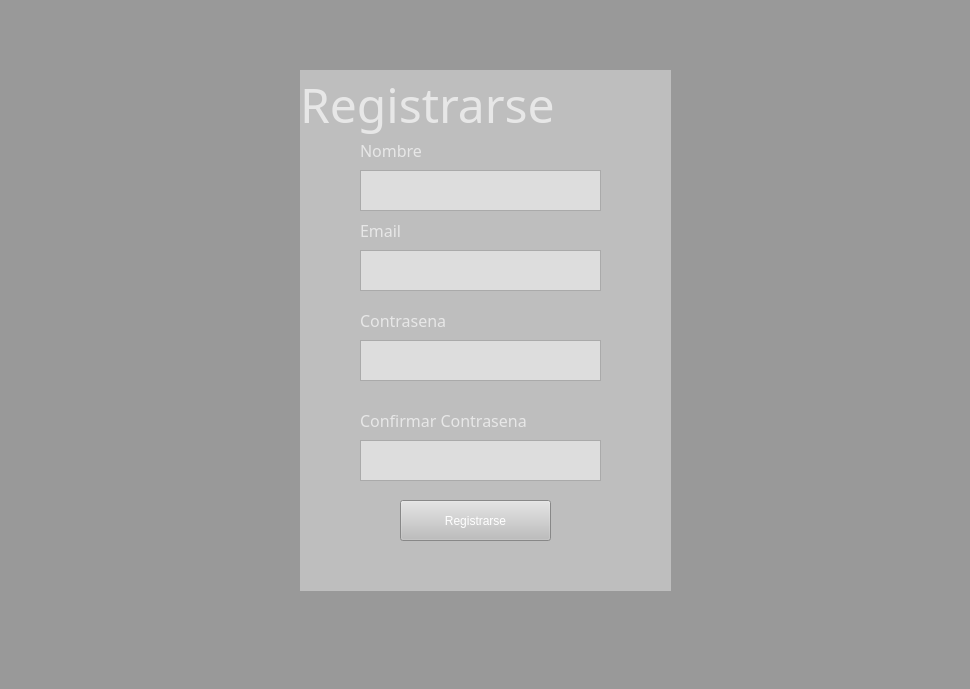
<?xml version="1.0" encoding="UTF-8"?>
<ui version="4.0">
 <class>MainWindow</class>
 <widget class="QMainWindow" name="MainWindow">
  <property name="geometry">
   <rect>
    <x>0</x>
    <y>0</y>
    <width>970</width>
    <height>689</height>
   </rect>
  </property>
  <property name="windowTitle">
   <string>MainWindow</string>
  </property>
  <property name="styleSheet">
   <string notr="true">background-color: rgb(153, 153, 153);</string>
  </property>
  <widget class="QWidget" name="centralwidget">
   <widget class="QWidget" name="widget" native="true">
    <property name="geometry">
     <rect>
      <x>300</x>
      <y>130</y>
      <width>371</width>
      <height>461</height>
     </rect>
    </property>
    <property name="styleSheet">
     <string notr="true">background-color: rgb(190, 190, 190);
border-color: qlineargradient(spread:pad, x1:0, y1:0, x2:1, y2:0, stop:0 rgba(0, 0, 0, 255), stop:1 rgba(255, 255, 255, 255));</string>
    </property>
    <widget class="QTextEdit" name="Nombre">
     <property name="geometry">
      <rect>
       <x>60</x>
       <y>40</y>
       <width>241</width>
       <height>41</height>
      </rect>
     </property>
     <property name="styleSheet">
      <string notr="true">background-color: rgb(221, 221, 221);
font: 14pt &quot;MS Shell Dlg 2&quot;;</string>
     </property>
    </widget>
    <widget class="QTextEdit" name="Correo">
     <property name="geometry">
      <rect>
       <x>60</x>
       <y>120</y>
       <width>241</width>
       <height>41</height>
      </rect>
     </property>
     <property name="styleSheet">
      <string notr="true">background-color: rgb(221, 221, 221);
font: 14pt &quot;MS Shell Dlg 2&quot;;</string>
     </property>
    </widget>
    <widget class="QTextEdit" name="Contrasena">
     <property name="geometry">
      <rect>
       <x>60</x>
       <y>210</y>
       <width>241</width>
       <height>41</height>
      </rect>
     </property>
     <property name="styleSheet">
      <string notr="true">background-color: rgb(221, 221, 221);
font: 14pt &quot;MS Shell Dlg 2&quot;;</string>
     </property>
    </widget>
    <widget class="QTextEdit" name="Contrasena_2">
     <property name="geometry">
      <rect>
       <x>60</x>
       <y>310</y>
       <width>241</width>
       <height>41</height>
      </rect>
     </property>
     <property name="styleSheet">
      <string notr="true">background-color: rgb(221, 221, 221);
font: 14pt &quot;MS Shell Dlg 2&quot;;</string>
     </property>
    </widget>
    <widget class="QPushButton" name="Registro">
     <property name="geometry">
      <rect>
       <x>100</x>
       <y>370</y>
       <width>151</width>
       <height>41</height>
      </rect>
     </property>
     <property name="styleSheet">
      <string notr="true">color: rgb(255, 255, 255);
font: 75 12pt &quot;MS Shell Dlg 2&quot;;
font: 87 12pt &quot;Segoe UI Black&quot;;</string>
     </property>
     <property name="text">
      <string>Registrarse</string>
     </property>
    </widget>
    <widget class="QLabel" name="Registrarse_2">
     <property name="enabled">
      <bool>true</bool>
     </property>
     <property name="geometry">
      <rect>
       <x>60</x>
       <y>10</y>
       <width>91</width>
       <height>21</height>
      </rect>
     </property>
     <property name="font">
      <font>
       <family>Arial Black</family>
       <pointsize>12</pointsize>
       <weight>10</weight>
       <italic>false</italic>
       <bold>false</bold>
      </font>
     </property>
     <property name="styleSheet">
      <string notr="true">color: rgb(231, 231, 231);

font: 87 12pt &quot;Arial Black&quot;;
background-color: rgb(190, 190, 190);

</string>
     </property>
     <property name="text">
      <string>Nombre</string>
     </property>
     <property name="textFormat">
      <enum>Qt::PlainText</enum>
     </property>
    </widget>
    <widget class="QLabel" name="Registrarse_3">
     <property name="enabled">
      <bool>true</bool>
     </property>
     <property name="geometry">
      <rect>
       <x>60</x>
       <y>90</y>
       <width>91</width>
       <height>21</height>
      </rect>
     </property>
     <property name="font">
      <font>
       <family>Arial Black</family>
       <pointsize>12</pointsize>
       <weight>10</weight>
       <italic>false</italic>
       <bold>false</bold>
      </font>
     </property>
     <property name="styleSheet">
      <string notr="true">color: rgb(231, 231, 231);

font: 87 12pt &quot;Arial Black&quot;;
background-color: rgb(190, 190, 190);

</string>
     </property>
     <property name="text">
      <string>Email</string>
     </property>
     <property name="textFormat">
      <enum>Qt::PlainText</enum>
     </property>
    </widget>
    <widget class="QLabel" name="Registrarse_4">
     <property name="enabled">
      <bool>true</bool>
     </property>
     <property name="geometry">
      <rect>
       <x>60</x>
       <y>180</y>
       <width>91</width>
       <height>21</height>
      </rect>
     </property>
     <property name="font">
      <font>
       <family>Arial Black</family>
       <pointsize>12</pointsize>
       <weight>10</weight>
       <italic>false</italic>
       <bold>false</bold>
      </font>
     </property>
     <property name="styleSheet">
      <string notr="true">color: rgb(231, 231, 231);

font: 87 12pt &quot;Arial Black&quot;;
background-color: rgb(190, 190, 190);

</string>
     </property>
     <property name="text">
      <string>Contrasena</string>
     </property>
     <property name="textFormat">
      <enum>Qt::PlainText</enum>
     </property>
    </widget>
    <widget class="QLabel" name="Registrarse_5">
     <property name="enabled">
      <bool>true</bool>
     </property>
     <property name="geometry">
      <rect>
       <x>60</x>
       <y>280</y>
       <width>201</width>
       <height>21</height>
      </rect>
     </property>
     <property name="font">
      <font>
       <family>Arial Black</family>
       <pointsize>12</pointsize>
       <weight>10</weight>
       <italic>false</italic>
       <bold>false</bold>
      </font>
     </property>
     <property name="styleSheet">
      <string notr="true">color: rgb(231, 231, 231);

font: 87 12pt &quot;Arial Black&quot;;
background-color: rgb(190, 190, 190);

</string>
     </property>
     <property name="text">
      <string>Confirmar Contrasena</string>
     </property>
     <property name="textFormat">
      <enum>Qt::PlainText</enum>
     </property>
    </widget>
   </widget>
   <widget class="QLabel" name="Registrarse">
    <property name="enabled">
     <bool>true</bool>
    </property>
    <property name="geometry">
     <rect>
      <x>300</x>
      <y>70</y>
      <width>371</width>
      <height>68</height>
     </rect>
    </property>
    <property name="font">
     <font>
      <family>Arial Black</family>
      <pointsize>36</pointsize>
      <weight>10</weight>
      <italic>false</italic>
      <bold>false</bold>
     </font>
    </property>
    <property name="toolTip">
     <string>&lt;html&gt;&lt;head/&gt;&lt;body&gt;&lt;p align=&quot;center&quot;&gt;&lt;br/&gt;hhh&lt;/p&gt;&lt;/body&gt;&lt;/html&gt;</string>
    </property>
    <property name="whatsThis">
     <string>&lt;html&gt;&lt;head/&gt;&lt;body&gt;&lt;p align=&quot;center&quot;&gt;&lt;br/&gt;&lt;/p&gt;&lt;/body&gt;&lt;/html&gt;</string>
    </property>
    <property name="styleSheet">
     <string notr="true">color: rgb(231, 231, 231);

font: 87 36pt &quot;Arial Black&quot;;
background-color: rgb(190, 190, 190);

</string>
    </property>
    <property name="text">
     <string>Registrarse</string>
    </property>
    <property name="textFormat">
     <enum>Qt::PlainText</enum>
    </property>
    <property name="indent">
     <number>0</number>
    </property>
   </widget>
  </widget>
  <widget class="QMenuBar" name="menubar">
   <property name="geometry">
    <rect>
     <x>0</x>
     <y>0</y>
     <width>970</width>
     <height>21</height>
    </rect>
   </property>
  </widget>
  <widget class="QStatusBar" name="statusbar"/>
 </widget>
 <resources/>
 <connections/>
</ui>
